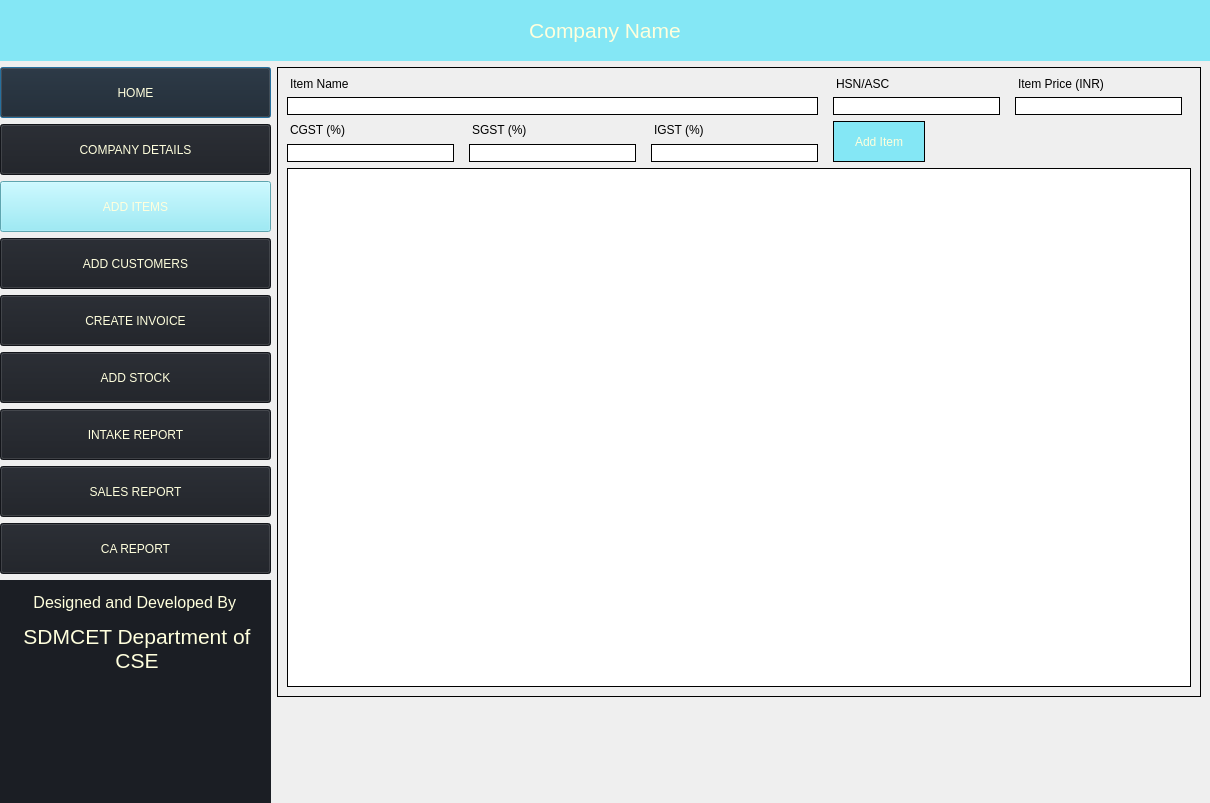
<?xml version="1.0" encoding="UTF-8"?>
<ui version="4.0">
 <class>Dialog</class>
 <widget class="QDialog" name="Dialog">
  <property name="geometry">
   <rect>
    <x>0</x>
    <y>0</y>
    <width>1210</width>
    <height>803</height>
   </rect>
  </property>
  <property name="minimumSize">
   <size>
    <width>800</width>
    <height>600</height>
   </size>
  </property>
  <property name="maximumSize">
   <size>
    <width>4096</width>
    <height>1920</height>
   </size>
  </property>
  <property name="windowTitle">
   <string>Dialog</string>
  </property>
  <layout class="QGridLayout" name="gridLayout_2">
   <property name="leftMargin">
    <number>0</number>
   </property>
   <property name="topMargin">
    <number>0</number>
   </property>
   <property name="rightMargin">
    <number>0</number>
   </property>
   <property name="bottomMargin">
    <number>0</number>
   </property>
   <item row="3" column="0" rowspan="3">
    <widget class="QWidget" name="widget_2" native="true">
     <property name="minimumSize">
      <size>
       <width>271</width>
       <height>800</height>
      </size>
     </property>
     <property name="maximumSize">
      <size>
       <width>300</width>
       <height>1920</height>
      </size>
     </property>
     <layout class="QVBoxLayout" name="verticalLayout">
      <property name="leftMargin">
       <number>0</number>
      </property>
      <property name="topMargin">
       <number>0</number>
      </property>
      <property name="rightMargin">
       <number>0</number>
      </property>
      <property name="bottomMargin">
       <number>0</number>
      </property>
      <item>
       <widget class="QPushButton" name="homeBtn">
        <property name="minimumSize">
         <size>
          <width>239</width>
          <height>51</height>
         </size>
        </property>
        <property name="styleSheet">
         <string notr="true">background-color:  rgb(27, 30, 36); color: rgb(255, 255, 221)</string>
        </property>
        <property name="text">
         <string>HOME</string>
        </property>
        <property name="icon">
         <iconset theme="home">
          <normaloff>../</normaloff>../</iconset>
        </property>
       </widget>
      </item>
      <item>
       <widget class="QPushButton" name="companyBtn">
        <property name="minimumSize">
         <size>
          <width>239</width>
          <height>51</height>
         </size>
        </property>
        <property name="styleSheet">
         <string notr="true">background-color:  rgb(27, 30, 36); color: rgb(255, 255, 221)</string>
        </property>
        <property name="text">
         <string>COMPANY DETAILS</string>
        </property>
       </widget>
      </item>
      <item>
       <widget class="QPushButton" name="addItemsBtn">
        <property name="minimumSize">
         <size>
          <width>239</width>
          <height>51</height>
         </size>
        </property>
        <property name="styleSheet">
         <string notr="true">background-color: rgb(132, 231, 245); color: rgb(255, 255, 221)</string>
        </property>
        <property name="text">
         <string>ADD ITEMS</string>
        </property>
       </widget>
      </item>
      <item>
       <widget class="QPushButton" name="addCustomersBtn">
        <property name="minimumSize">
         <size>
          <width>239</width>
          <height>51</height>
         </size>
        </property>
        <property name="styleSheet">
         <string notr="true">background-color:  rgb(27, 30, 36); color: rgb(255, 255, 221)</string>
        </property>
        <property name="text">
         <string>ADD CUSTOMERS</string>
        </property>
       </widget>
      </item>
      <item>
       <widget class="QPushButton" name="createInvoiceBtn">
        <property name="minimumSize">
         <size>
          <width>239</width>
          <height>51</height>
         </size>
        </property>
        <property name="styleSheet">
         <string notr="true">background-color:  rgb(27, 30, 36); color: rgb(255, 255, 221)</string>
        </property>
        <property name="text">
         <string>CREATE INVOICE</string>
        </property>
       </widget>
      </item>
      <item>
       <widget class="QPushButton" name="addStockBtn">
        <property name="minimumSize">
         <size>
          <width>239</width>
          <height>51</height>
         </size>
        </property>
        <property name="styleSheet">
         <string notr="true">background-color:  rgb(27, 30, 36); color: rgb(255, 255, 221)</string>
        </property>
        <property name="text">
         <string>ADD STOCK</string>
        </property>
       </widget>
      </item>
      <item>
       <widget class="QPushButton" name="stockDetailsBtn">
        <property name="minimumSize">
         <size>
          <width>239</width>
          <height>51</height>
         </size>
        </property>
        <property name="styleSheet">
         <string notr="true">background-color:  rgb(27, 30, 36); color: rgb(255, 255, 221)</string>
        </property>
        <property name="text">
         <string>INTAKE REPORT</string>
        </property>
       </widget>
      </item>
      <item>
       <widget class="QPushButton" name="salesReportBtn">
        <property name="minimumSize">
         <size>
          <width>239</width>
          <height>51</height>
         </size>
        </property>
        <property name="styleSheet">
         <string notr="true">background-color:  rgb(27, 30, 36); color: rgb(255, 255, 221)</string>
        </property>
        <property name="text">
         <string>SALES REPORT</string>
        </property>
       </widget>
      </item>
      <item>
       <widget class="QPushButton" name="caReportBtn">
        <property name="minimumSize">
         <size>
          <width>239</width>
          <height>51</height>
         </size>
        </property>
        <property name="styleSheet">
         <string notr="true">background-color:  rgb(27, 30, 36); color: rgb(255, 255, 221)</string>
        </property>
        <property name="text">
         <string>CA REPORT</string>
        </property>
       </widget>
      </item>
      <item>
       <widget class="QLabel" name="label_2">
        <property name="minimumSize">
         <size>
          <width>239</width>
          <height>200</height>
         </size>
        </property>
        <property name="maximumSize">
         <size>
          <width>16777215</width>
          <height>400</height>
         </size>
        </property>
        <property name="styleSheet">
         <string notr="true">background-color: rgb(27, 30, 36); color: rgb(255, 255, 221);padding-top:10px</string>
        </property>
        <property name="text">
         <string>&lt;html&gt;&lt;head/&gt;&lt;body&gt;&lt;p align=&quot;center&quot;&gt;&lt;span style=&quot; font-size:12pt;&quot;&gt;Designed and Developed By &lt;/span&gt;&lt;/p&gt;&lt;p align=&quot;center&quot;&gt;&lt;span style=&quot; font-size:16pt;&quot;&gt;SDMCET Department of CSE&lt;/span&gt;&lt;/p&gt;&lt;/body&gt;&lt;/html&gt;</string>
        </property>
        <property name="scaledContents">
         <bool>true</bool>
        </property>
        <property name="alignment">
         <set>Qt::AlignLeading|Qt::AlignLeft|Qt::AlignTop</set>
        </property>
        <property name="wordWrap">
         <bool>true</bool>
        </property>
       </widget>
      </item>
     </layout>
    </widget>
   </item>
   <item row="5" column="1">
    <spacer name="verticalSpacer">
     <property name="orientation">
      <enum>Qt::Vertical</enum>
     </property>
     <property name="sizeType">
      <enum>QSizePolicy::Fixed</enum>
     </property>
     <property name="sizeHint" stdset="0">
      <size>
       <width>20</width>
       <height>100</height>
      </size>
     </property>
    </spacer>
   </item>
   <item row="0" column="0" colspan="2">
    <widget class="QLabel" name="label">
     <property name="minimumSize">
      <size>
       <width>239</width>
       <height>61</height>
      </size>
     </property>
     <property name="maximumSize">
      <size>
       <width>4096</width>
       <height>61</height>
      </size>
     </property>
     <property name="styleSheet">
      <string notr="true">background-color: rgb(132, 231, 245); color: rgb(255, 255, 221)</string>
     </property>
     <property name="text">
      <string>&lt;html&gt;&lt;head/&gt;&lt;body&gt;&lt;p align=&quot;center&quot;&gt;&lt;span style=&quot; font-size:16pt;&quot;&gt;Company Name&lt;/span&gt;&lt;/p&gt;&lt;/body&gt;&lt;/html&gt;</string>
     </property>
    </widget>
   </item>
   <item row="3" column="1">
    <widget class="QFrame" name="frame">
     <property name="styleSheet">
      <string notr="true">border:1px solid;margin-right:9px</string>
     </property>
     <property name="frameShape">
      <enum>QFrame::StyledPanel</enum>
     </property>
     <property name="frameShadow">
      <enum>QFrame::Raised</enum>
     </property>
     <layout class="QGridLayout" name="gridLayout">
      <item row="0" column="0">
       <widget class="QLabel" name="label_3">
        <property name="styleSheet">
         <string notr="true">border: none</string>
        </property>
        <property name="text">
         <string>Item Name</string>
        </property>
       </widget>
      </item>
      <item row="2" column="3" rowspan="2">
       <widget class="QPushButton" name="addItemBtn">
        <property name="sizePolicy">
         <sizepolicy hsizetype="Fixed" vsizetype="Fixed">
          <horstretch>0</horstretch>
          <verstretch>0</verstretch>
         </sizepolicy>
        </property>
        <property name="minimumSize">
         <size>
          <width>101</width>
          <height>41</height>
         </size>
        </property>
        <property name="maximumSize">
         <size>
          <width>101</width>
          <height>41</height>
         </size>
        </property>
        <property name="styleSheet">
         <string notr="true">background-color:rgb(132, 231, 245); color: rgb(255, 255, 221)</string>
        </property>
        <property name="text">
         <string>Add Item</string>
        </property>
       </widget>
      </item>
      <item row="2" column="2">
       <widget class="QLabel" name="label_15">
        <property name="styleSheet">
         <string notr="true">border: none</string>
        </property>
        <property name="text">
         <string>IGST (%)</string>
        </property>
       </widget>
      </item>
      <item row="3" column="2">
       <widget class="QLineEdit" name="igstText"/>
      </item>
      <item row="0" column="4">
       <widget class="QLabel" name="label_6">
        <property name="styleSheet">
         <string notr="true">border: none</string>
        </property>
        <property name="text">
         <string>Item Price (INR)</string>
        </property>
       </widget>
      </item>
      <item row="3" column="1">
       <widget class="QLineEdit" name="sgstText">
        <property name="text">
         <string/>
        </property>
       </widget>
      </item>
      <item row="1" column="3">
       <widget class="QLineEdit" name="itemCodeText"/>
      </item>
      <item row="2" column="1">
       <widget class="QLabel" name="label_14">
        <property name="styleSheet">
         <string notr="true">border: none</string>
        </property>
        <property name="text">
         <string>SGST (%)</string>
        </property>
       </widget>
      </item>
      <item row="0" column="3">
       <widget class="QLabel" name="label_9">
        <property name="styleSheet">
         <string notr="true">border: none</string>
        </property>
        <property name="text">
         <string>HSN/ASC</string>
        </property>
       </widget>
      </item>
      <item row="1" column="0" colspan="3">
       <widget class="QLineEdit" name="itemNameText"/>
      </item>
      <item row="1" column="4">
       <widget class="QLineEdit" name="itemPriceText"/>
      </item>
      <item row="4" column="0" colspan="5">
       <widget class="QTableWidget" name="tableView">
        <property name="styleSheet">
         <string notr="true">margin-right:0</string>
        </property>
       </widget>
      </item>
      <item row="2" column="0">
       <widget class="QLabel" name="label_12">
        <property name="styleSheet">
         <string notr="true">border: none</string>
        </property>
        <property name="text">
         <string>CGST (%)</string>
        </property>
       </widget>
      </item>
      <item row="3" column="0">
       <widget class="QLineEdit" name="cgstText"/>
      </item>
     </layout>
    </widget>
   </item>
  </layout>
 </widget>
 <tabstops>
  <tabstop>homeBtn</tabstop>
  <tabstop>companyBtn</tabstop>
  <tabstop>addItemsBtn</tabstop>
  <tabstop>createInvoiceBtn</tabstop>
  <tabstop>addStockBtn</tabstop>
  <tabstop>stockDetailsBtn</tabstop>
  <tabstop>caReportBtn</tabstop>
 </tabstops>
 <resources>
  <include location="logo.qrc"/>
 </resources>
 <connections/>
</ui>
